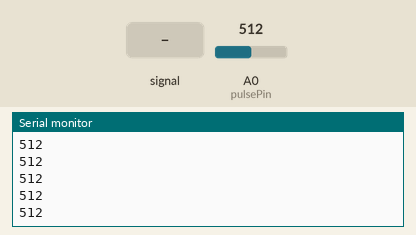
This sketch was run on a simulated Arduino Uno, built with avr-gcc and run on an emulated ATmega328P. On the bench: the last lines printed to the serial monitor. Inputs (shaded band) come from the test bench; at power-on: A0 (pulsePin) = 512.

Above: at 1.2 s.
1.3 s: A0 (pulsePin) fed a 200 Hz sine of ±81 counts around its level
At 1.31 s:
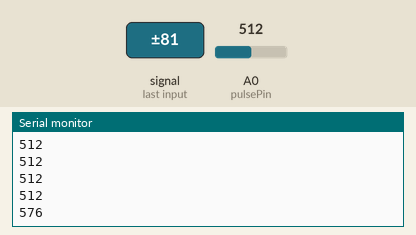
2.8 s: A0 (pulsePin) set to 716
At 2.81 s:
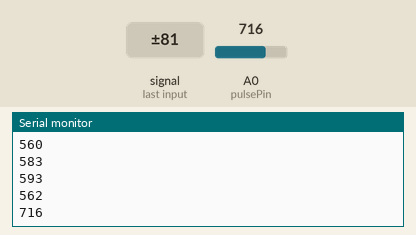
4.3 s: A0 (pulsePin) fed a 1000 Hz sine of ±255 counts around its level
At 4.31 s:
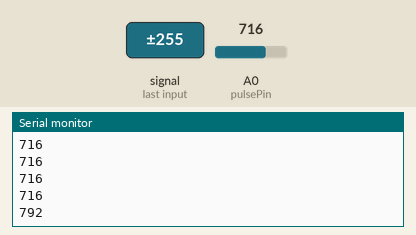
5.8 s: A0 (pulsePin) set to 900
At 5.81 s:
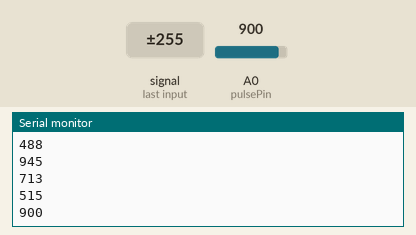
Timing chart, 0 to 8.3 s (numbered marks = the images above; inputs shaded):
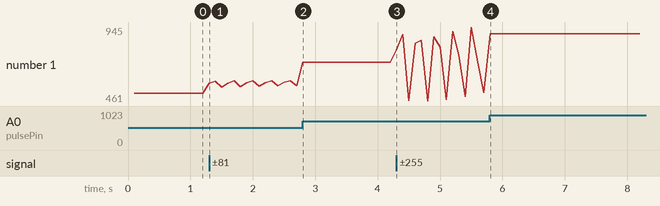

Measured:
- after the input at 1.3 s, the serial monitor: prints a new line at once (image 1)
- after the input at 2.8 s, the serial monitor: prints a new line at once (image 2)
- after the input at 4.3 s, the serial monitor: prints a new line at once (image 3)
- after the input at 5.8 s, the serial monitor: prints a new line at once (image 4)
- plotted number 1: 512 → 562 after the input at 1.3 s, 562 → 716 after the input at 2.8 s, 716 → 515 after the input at 4.3 s, 515 → 900 after the input at 5.8 s

The sketch:

sketch_may3b.ino
```cpp
const int pulsePin = A0; // Nabız sensörünün sinyal pinini buraya bağlayın
unsigned long previousMillis = 0;
const long interval = 100; // Veri gönderme aralığı (milisaniye cinsinden)
int pulseValue = 0;

void setup() {
  Serial.begin(9600);
}

void loop() {
  unsigned long currentMillis = millis();
  if (currentMillis - previousMillis >= interval) {
    pulseValue = analogRead(pulsePin); // Nabız sensöründen değeri oku
    Serial.println(pulseValue); // Değeri seri porta yazdır
    previousMillis = currentMillis; // Zaman damgasını güncelle
  }
}
```
